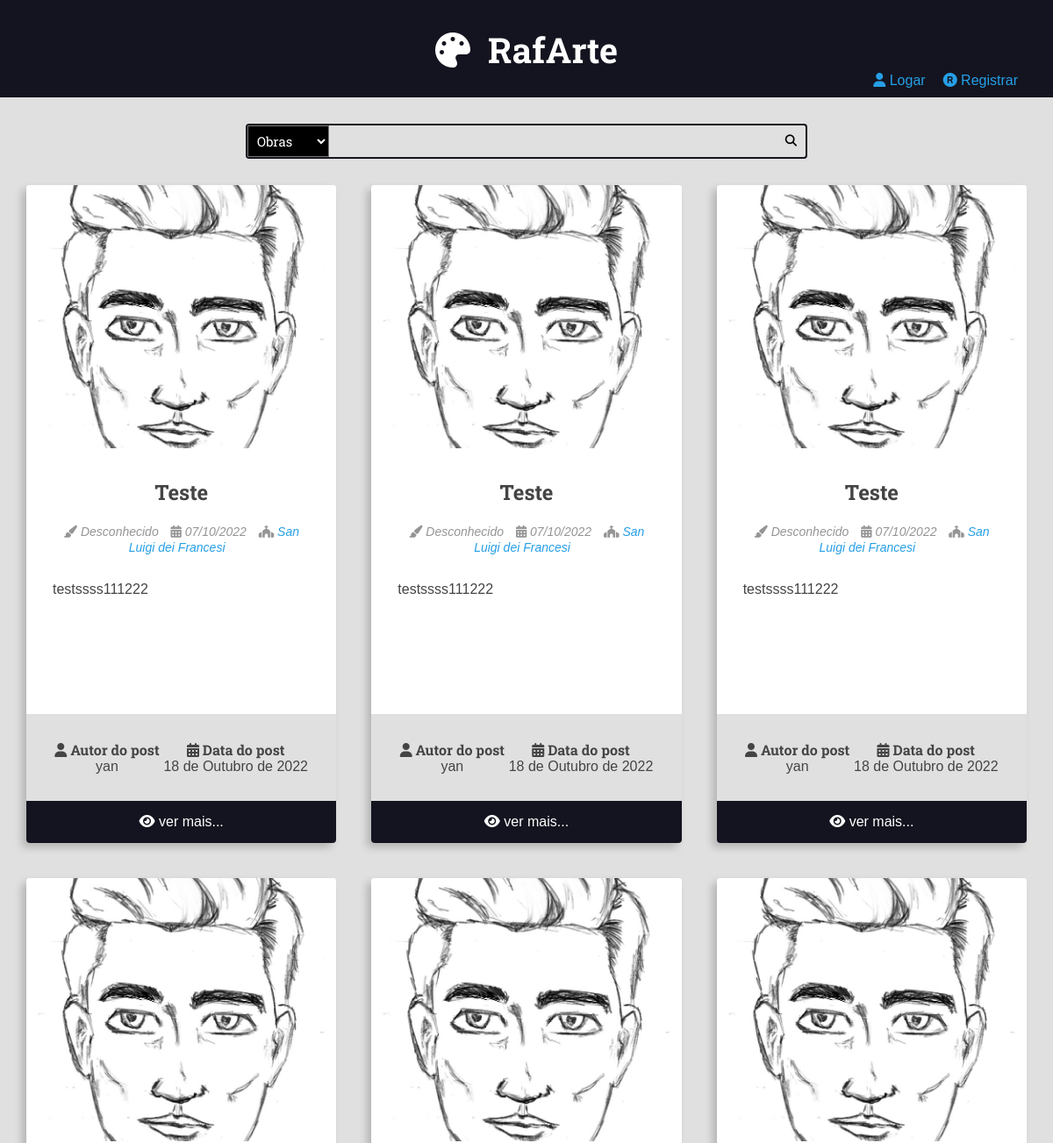
Before: /?page=2 (upper part) with the older database file.
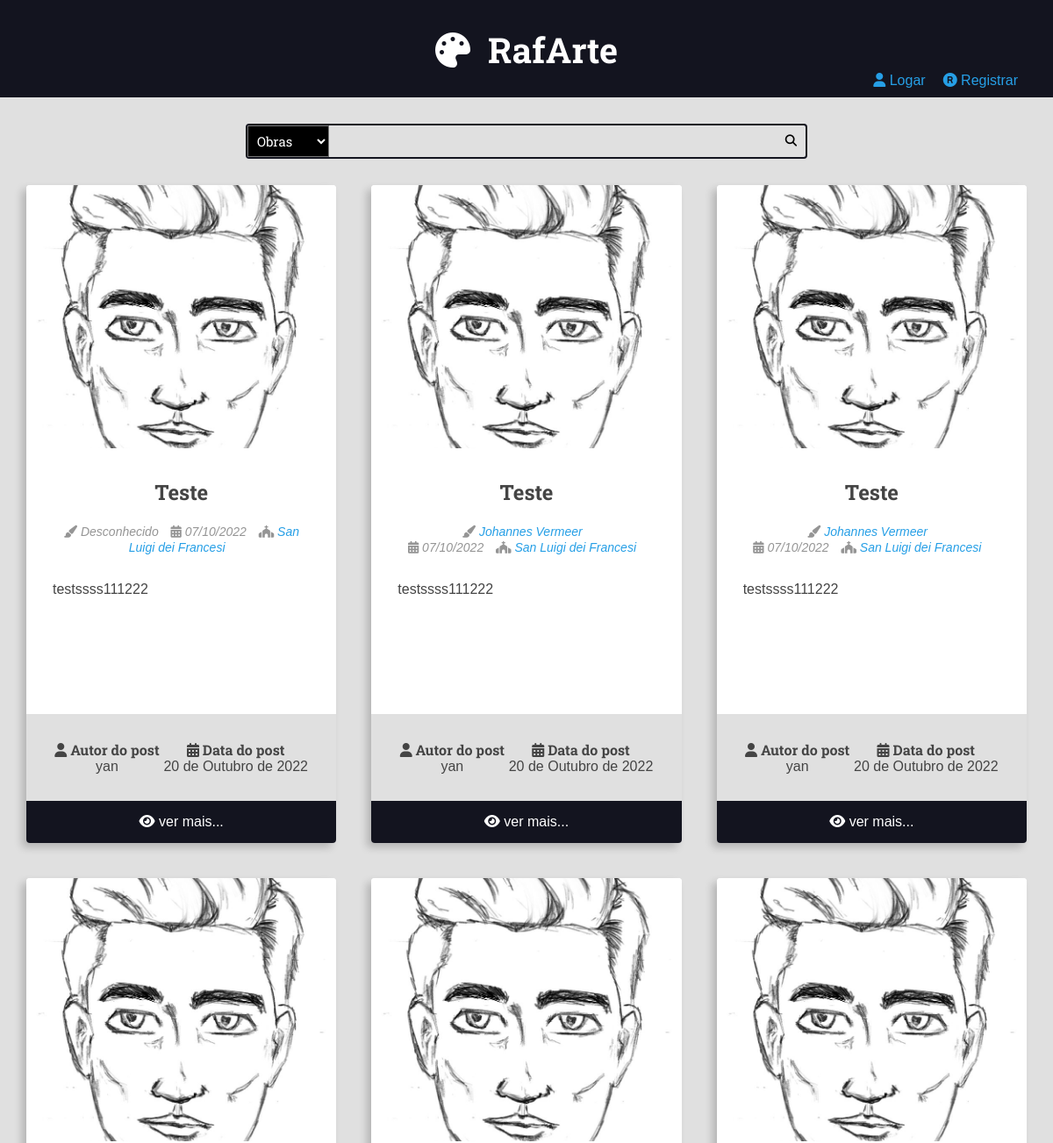
After: the same page with the newer database file.
### museum/models.py (models this page shows, shortened)
class Painting(models.Model):
    name = models.CharField(max_length=50)
    date = models.DateField(null=True, blank=True)
    description = models.TextField(blank=True)
    cover = models.ImageField(upload_to='museum/cover/%Y/%m/%d/')
    post_date = models.DateField(auto_now=True)
    summary = models.CharField(max_length=250)
    is_published = models.BooleanField(default=False)
    author = models.ManyToManyField(
        Author, blank=True,
        default=None
    )
    church = models.ForeignKey(
        Church, on_delete=models.SET_NULL, null=True, blank=True,
        default=None
    )
    engraving = models.ManyToManyField(
        Engraving, blank=True,
        default=None
    )
    post_author = models.ForeignKey(
        User, on_delete=models.SET_NULL, null=True
    )

class Church(models.Model):
    name = models.CharField(max_length=50)
    city = models.CharField(max_length=50, blank=True)
    state = models.CharField(max_length=50, blank=True)

class Author(models.Model):
    name = models.CharField(max_length=50)
    biography = models.TextField(blank=True)
    def __str__(self) -> str:
        return self.name

### museum/views.py (the view)
# urls.py: path('', views.home, name='home'),
@require_GET
def home(request: HttpRequest) -> HttpResponse:
    current_page = int(request.GET.get('page', 1))
    paintings = Painting.objects.filter(is_published=True).order_by('-id')
    page = pagination(paintings, current_page)
    return render(request, 'museum/pages/home.html', {
        'page':page,
    })

### utils/pagination.py (called while the page is built)
def pagination(lista, current_page: int):
    paginator = Paginator(lista, 6, orphans=1)
    page = paginator.get_page(current_page)
    pagination = paginator.get_elided_page_range(current_page, on_each_side = 2, on_ends = 1)
    number_page = paginator.num_pages
    return {
        'current_page': current_page,
        'paintings': page.object_list,
        'pagination': pagination if number_page > 1 else [],
        'number_page': number_page,
        'total_paintings': paginator.count,
    }

### museum/templates/museum/pages/home.html (shortened to what this page needs)
{% extends 'templates/pages/global.html' %}
{% block content %}
    <div class="main-content main-content-list container">
        {% for painting in page.paintings %}
            {% include 'museum/partials/painting.html' %}
        {%empty%}
        <h1>No paintings found here!</h1>
        {% endfor %}
    </div>
{% endblock content %}

### museum/templates/museum/partials/painting.html (shortened to what this page needs)
<div class="center painting painting-list-item" id="card">
    <div class="painting-cover">
        {% if isDetailPage is not True %}
            <a class="no-filter" href="{% url 'painting:detail' painting.id %}">
                <img src="{{ painting.cover.url }}" alt="temporario" class="img-main">
            </a>
        {% else %}
            <img src="{{ painting.cover.url }}" alt="temporario" class="img-main no-filter">
        {% endif %}
    </div>
    <div class="painting-title-container">
        <h2 class="painting-title">{{ painting.name | linebreaks }}</h2>
    </div>
    <div class="painting-author">
        <span class="painting-author-item">
            {% for author in painting.author.all %}
                <i class="fas fa-paintbrush"></i>
                    <a href="{% url 'painting:painter' author.id %}">{{author}}</a>
                    <br>
            {%empty%}
                <i class="fas fa-paintbrush"></i>
                    Desconhecido
            {% endfor %}
        </span>
        <span class="painting-author-item">
            <i class="fas fa-calendar-alt"></i>
            {% if painting.date %}
                {{ painting.date |date:"d/m/Y" }}
            {% else %}
                Desconhecido
            {% endif %}
        </span>
        <span class="painting-author-item">
            <i class="fas fa-church"></i>
                {% if painting.church is not None %}
                    <a href="{% url 'painting:church' painting.church.id %}">
                        <span>{{ painting.church.name }}</span>
                    </a>
                {% else %}
                    <span>Igreja desconhecida</span>
                {% endif %}
        </span>
    </div>
    <div class="painting-content justify">
        <p>{{ painting.summary }}</p>
    </div>
    <div class="painting-meta-container">
        <div class="painting-meta painting-preparation">
            <h3 class="painting-meta-title"><i class="fas fa-user"></i> Autor do post</h3>
            <div class="painting-meta-text">
                {{painting.post_author.username}}
            </div>
        </div>
        <div class="painting-meta painting-servings">
            <h3 class="painting-meta-title"><i class="fas fa-calendar-alt"></i> Data do post</h3>
            <div class="painting-meta-text">
                {{painting.post_date}}
            </div>
        </div>
    </div>
    {% if isDetailPage is not True %}
    <footer class="painting-footer">
        <a class="painting-read-more button button-dark button-full-width" href="{% url 'painting:detail' painting.id %}">
            <i class="fas fa-eye"></i>
            <span>ver mais...</span>
        </a>
    </footer>
    {% endif %}
</div>

Changed rows visible on the page:
changed Painting (number 1 of 6 on the later page): post_date "18 de Outubro de 2022" → "20 de Outubro de 2022"
changed Painting (number 2 of 6 on the later page): gains Author (name "Johannes Vermeer"); post_date "18 de Outubro de 2022" → "20 de Outubro de 2022"; no longer shows "Desconhecido"
changed Painting (number 3 of 6 on the later page): gains Author (name "Johannes Vermeer"); post_date "18 de Outubro de 2022" → "20 de Outubro de 2022"; no longer shows "Desconhecido"
